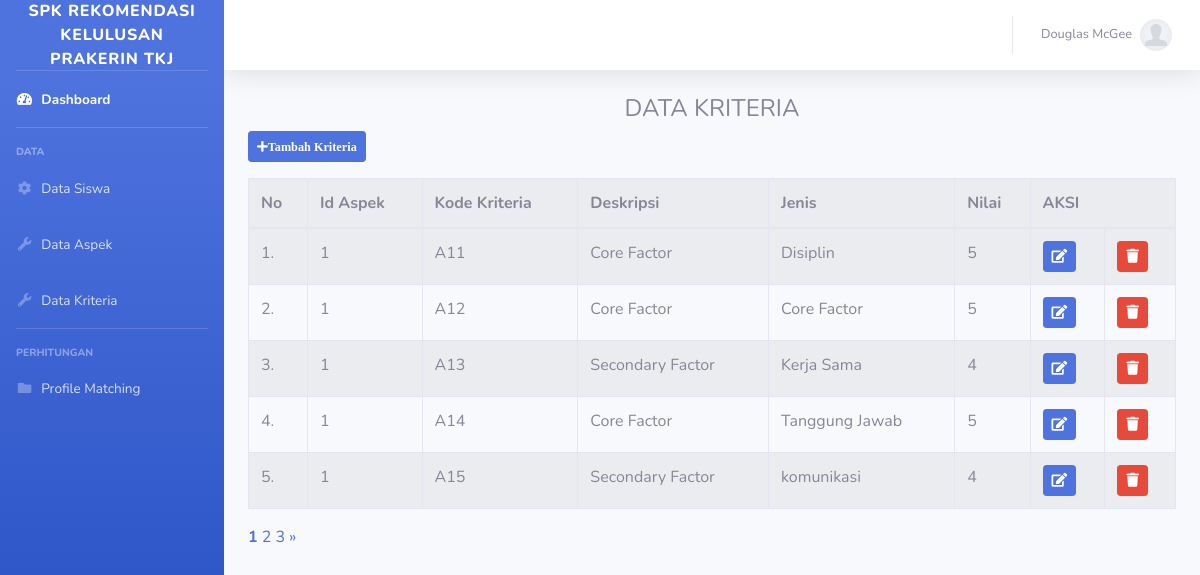
Screenshot of /kriteria.php (signed in) with the database file from the repository.
### tables this page shows
CREATE TABLE `kriteria` (
  `id_kriteria` int(11) NOT NULL,
  `id_aspek` int(11) NOT NULL,
  `kode_kriteria` varchar(6) NOT NULL,
  `deskripsi` varchar(128) NOT NULL,
  `jenis` varchar(50) NOT NULL,
  `nilai` int(5) NOT NULL
);

### koneksi.php (called while the page is built, shortened)
<?php
$con = mysqli_connect('localhost', 'root', '', 'db_skripsi_pm');
function query($query)
{
    global $con;
    $result = mysqli_query($con, $query);
    $rows = [];
    while ($row = mysqli_fetch_assoc($result)) {
        $rows[] = $row;
    }
    return $rows;
}

### kriteria.php (the view, shortened to what this page needs)
<?php
include 'koneksi.php';
include 'header.php';
include 'sidebar.php';
include 'topbar.php';
$jumlahdataperpage = 5;
$jumlahdata = count(query("SELECT * FROM kriteria"));
$jumlahpage = ceil($jumlahdata / $jumlahdataperpage);
$pageaktif = (isset($_GET["page"])) ? $_GET["page"] : 1;
$awaldata = ($jumlahdataperpage * $pageaktif) - $jumlahdataperpage;
$kriteria = query("SELECT * FROM kriteria LIMIT $awaldata, $jumlahdataperpage");
?>
<div class="container-fluid">
    <h4 class="text-center">DATA KRITERIA</h4>
    <a href="tambahkriteria.php" class="btn btn-sm btn-primary mb-3"><i class="fas fa-plus fa-sm">Tambah Kriteria</a></i>
    <table class="table table-bordered table-hover table-striped">
        <tr>
            <th>No</th>
            <th>Id Aspek</th>
            <th>Kode Kriteria</th>
            <th>Deskripsi</th>
            <th>Jenis</th>
            <th>Nilai</th>
            <th colspan="2">AKSI</th>
        </tr>
        <tbody>
            <?php $no = 1; ?>
            <?php foreach ($kriteria as $row) :  ?>
                <tr>
                    <td><?= $no++ ?>.</td>
                    <td><?= $row['id_aspek']; ?></td>
                    <td><?= $row['kode_kriteria']; ?></td>
                    <td><?= $row['deskripsi']; ?></td>
                    <td><?= $row['jenis']; ?></td>
                    <td><?= $row['nilai']; ?></td>
                    <td><a href="editkriteria.php?id=<?= $row['id_kriteria']; ?>" class="btn btn-primary btn-sm"><i class="fas fa-edit"></i> </a></td>
                    <td><a href="hapuskriteria.php?id=<?= $row['id_kriteria']; ?>" onclick="return confirm('yakin?')" class="btn btn-danger btn-sm"><i class="fas fa-trash"></i> </a></td>
                </tr>
            <?php endforeach; ?>
        </tbody>
    </table>
    <?php for ($i = 1; $i <= $jumlahpage; $i++) : ?>
        <?php if ($i == $pageaktif) : ?>
            <a href="?page= <?= $i;  ?>" style="font-weight :bold"><?= $i; ?></a>
        <?php else : ?>
            <a href="?page= <?= $i;  ?>"><?= $i; ?></a>
        <?php endif; ?>
    <?php endfor; ?>
    <?php if ($pageaktif < $jumlahpage) : ?>
        <a href="?page= <?= $pageaktif + 1; ?>">&raquo;</a>
    <?php endif; ?>
</div>
</div>

### rows the page displays
kriteria: id_aspek "1", kode_kriteria "A11", deskripsi "Core Factor", jenis "Disiplin", nilai "5"
kriteria: id_aspek "1", kode_kriteria "A12", deskripsi "Core Factor", jenis "Core Factor", nilai "5"
kriteria: id_aspek "1", kode_kriteria "A13", deskripsi "Secondary Factor", jenis "Kerja Sama", nilai "4"
kriteria: id_aspek "1", kode_kriteria "A14", deskripsi "Core Factor", jenis "Tanggung Jawab", nilai "5"
kriteria: id_aspek "1", kode_kriteria "A15", deskripsi "Secondary Factor", jenis "komunikasi", nilai "4"
